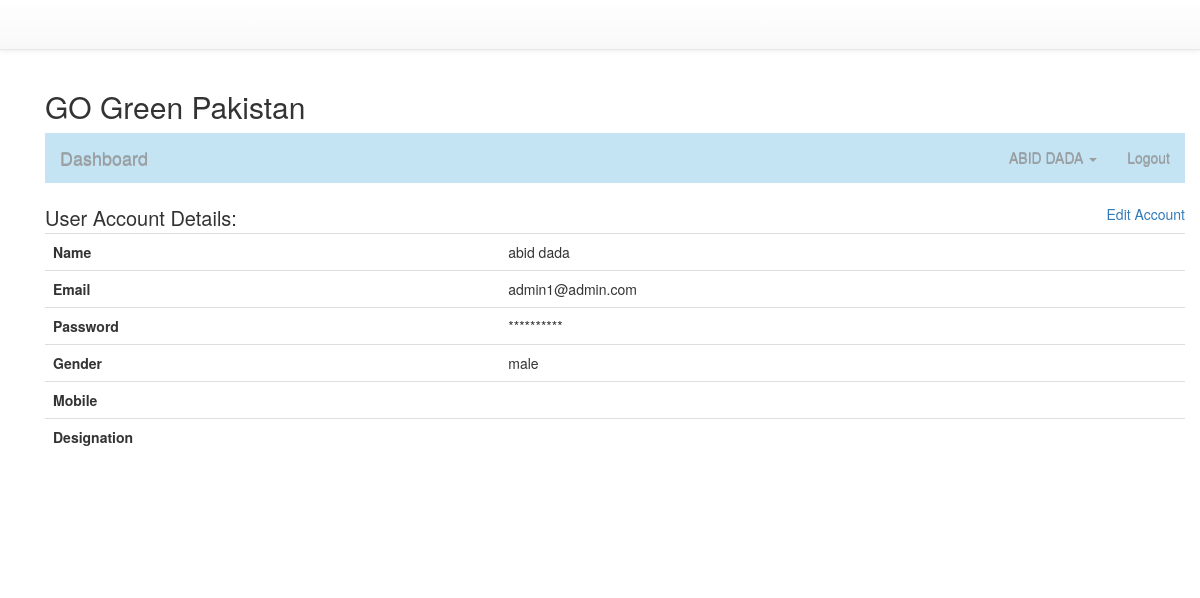
Page /account.php (signed in) on the committed database.
### tables this page shows
CREATE TABLE `user` (
  `id` int(11) NOT NULL AUTO_INCREMENT,
  `first_name` varchar(50) NOT NULL,
  `last_name` varchar(50) NOT NULL,
  `email` varchar(50) NOT NULL,
  `password` varchar(50) NOT NULL,
  `gender` enum('male','female') NOT NULL,
  `mobile` varchar(50) NOT NULL,
  `designation` varchar(50) NOT NULL,
  `image` varchar(250) NOT NULL,
  `type` varchar(250) NOT NULL DEFAULT 'general',
  `status` enum('active','pending','deleted','') NOT NULL DEFAULT 'pending',
  `authtoken` varchar(250) NOT NULL,
  PRIMARY KEY (`id`)
);

### class/User.php (called while the page is built, shortened)
<?php
class User extends Dbconfig {
	private $userTable = 'user';
	private $dbConnect = false;
    public function __construct(){
        if(!$this->dbConnect){
			$database = new dbConfig();
            $this -> hostName = $database -> serverName;
            $this -> userName = $database -> userName;
            $this -> password = $database ->password;
			$this -> dbName = $database -> dbName;
            $conn = new mysqli($this->hostName, $this->userName, $this->password, $this->dbName);
            if($conn->connect_error){
                die("Error failed to connect to MySQL: " . $conn->connect_error);
            } else{
                $this->dbConnect = $conn;
            }
        }
    }
	public function userDetails () {
		$sqlQuery = "SELECT * FROM ".$this->userTable."
			WHERE id ='".$_SESSION["userid"]."'";
		$result = mysqli_query($this->dbConnect, $sqlQuery);
		$userDetails = mysqli_fetch_assoc($result);
		return $userDetails;
	}
}
?>

### account.php (the view, shortened to what this page needs)
<?php
include('class/User.php');
$user = new User();
$user->loginStatus();
$userDetail = $user->userDetails();
include('include/header.php');
?>
<?php include('include/container.php');?>
<div class="container contact">
	<h2>GO Green Pakistan</h2>
	<?php include('menu.php');?>
	<div class="table-responsive">
		<div><span style="font-size:20px;">User Account Details:</span><div class="pull-right"><a href="edit_account.php">Edit Account</a></div>
		<table class="table table-boredered">
			<tr>
				<th>Name</th>
				<td><?php echo $userDetail['first_name']." ".$userDetail['last_name']; ?></td>
			</tr>
			<tr>
				<th>Email</th>
				<td><?php echo $userDetail['email']; ?></td>
			</tr>
			<tr>
				<th>Password</th>
				<td>**********</td>
			</tr>
			<tr>
				<th>Gender</th>
				<td><?php echo $userDetail['gender']; ?></td>
			</tr>
			<tr>
				<th>Mobile</th>
				<td><?php echo $userDetail['mobile']; ?></td>
			</tr>
			<tr>
				<th>Designation</th>
				<td><?php echo $userDetail['designation']; ?></td>
			</tr>
		</table>
	</div>
</div>
<?php include('include/footer.php');?>

### rows in the picture
user: first_name "abid", last_name "dada", email "admin1@admin.com", gender "male"

### other values in the picture
$_SESSION['name'] "ABID DADA"
